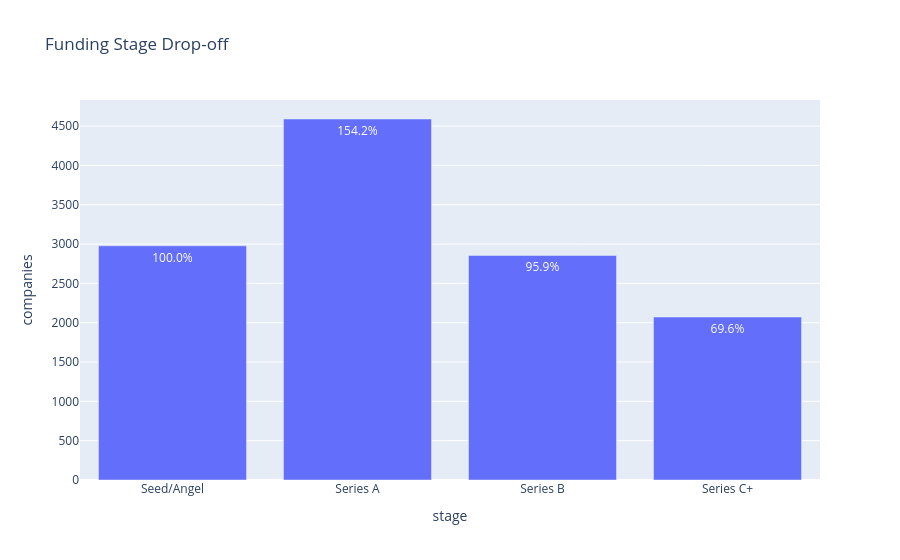

The notebook cell this image was saved under:
### Code cell
import plotly.express as px
fig = px.bar(
    df,
    x="stage",
    y="companies",
    text=df["conversion_rate"].round(1).astype(str) + "%",
    title="Funding Stage Drop-off"
)

fig.show()

### Figure 1 — Plotly figure (JSON) as saved in the notebook; plotly's stock layout.template omitted (floating-point values rounded to 4 significant figures)
{"data": [{"hovertemplate": "stage=%{x}<br>companies=%{y}<br>text=%{text}<extra></extra>", "legendgroup": "", "marker": {"color": "#636efa", "pattern": {"shape": ""}}, "name": "", "orientation": "v", "showlegend": false, "text": ["100.0%", "154.2%", "95.9%", "69.6%"], "textposition": "auto", "type": "bar", "x": ["Seed/Angel", "Series A", "Series B", "Series C+"], "xaxis": "x", "y": [2977, 4590, 2855, 2072], "yaxis": "y"}], "layout": {"barmode": "relative", "legend": {"tracegroupgap": 0}, "title": {"text": "Funding Stage Drop-off"}, "xaxis": {"anchor": "y", "domain": [0, 1], "title": {"text": "stage"}}, "yaxis": {"anchor": "x", "domain": [0, 1], "title": {"text": "companies"}}}}
